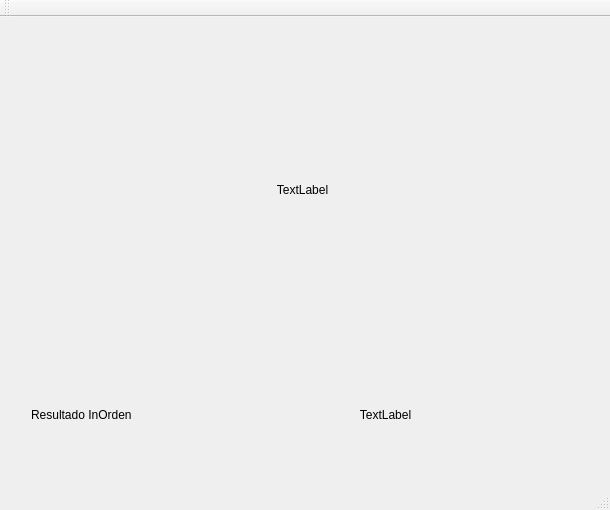
<?xml version="1.0" encoding="UTF-8"?>
<ui version="4.0">
 <class>Aplicacion</class>
 <widget class="QMainWindow" name="Aplicacion">
  <property name="geometry">
   <rect>
    <x>0</x>
    <y>0</y>
    <width>610</width>
    <height>510</height>
   </rect>
  </property>
  <property name="windowTitle">
   <string>Aplicacion</string>
  </property>
  <widget class="QWidget" name="centralWidget">
   <widget class="QLabel" name="labelLienzo">
    <property name="geometry">
     <rect>
      <x>12</x>
      <y>12</y>
      <width>581</width>
      <height>321</height>
     </rect>
    </property>
    <property name="text">
     <string>TextLabel</string>
    </property>
    <property name="alignment">
     <set>Qt::AlignCenter</set>
    </property>
   </widget>
   <widget class="QWidget" name="">
    <property name="geometry">
     <rect>
      <x>20</x>
      <y>350</y>
      <width>133</width>
      <height>96</height>
     </rect>
    </property>
    <layout class="QVBoxLayout" name="verticalLayout_4">
     <item>
      <layout class="QVBoxLayout" name="verticalLayout">
       <item>
        <widget class="QLabel" name="labelResultado">
         <property name="text">
          <string>Resultado InOrden</string>
         </property>
        </widget>
       </item>
      </layout>
     </item>
     <item>
      <layout class="QVBoxLayout" name="verticalLayout_3"/>
     </item>
    </layout>
   </widget>
   <widget class="QWidget" name="">
    <property name="geometry">
     <rect>
      <x>170</x>
      <y>350</y>
      <width>431</width>
      <height>96</height>
     </rect>
    </property>
    <layout class="QVBoxLayout" name="verticalLayout_6">
     <item>
      <layout class="QVBoxLayout" name="verticalLayout_2">
       <item>
        <widget class="QLabel" name="labelPegarResultadoInOrden">
         <property name="text">
          <string>TextLabel</string>
         </property>
         <property name="alignment">
          <set>Qt::AlignCenter</set>
         </property>
        </widget>
       </item>
      </layout>
     </item>
     <item>
      <layout class="QVBoxLayout" name="verticalLayout_5"/>
     </item>
    </layout>
   </widget>
  </widget>
  <widget class="QMenuBar" name="menuBar">
   <property name="geometry">
    <rect>
     <x>0</x>
     <y>0</y>
     <width>610</width>
     <height>22</height>
    </rect>
   </property>
  </widget>
  <widget class="QToolBar" name="mainToolBar">
   <attribute name="toolBarArea">
    <enum>TopToolBarArea</enum>
   </attribute>
   <attribute name="toolBarBreak">
    <bool>false</bool>
   </attribute>
  </widget>
  <widget class="QStatusBar" name="statusBar"/>
 </widget>
 <layoutdefault spacing="6" margin="11"/>
 <resources/>
 <connections/>
</ui>
